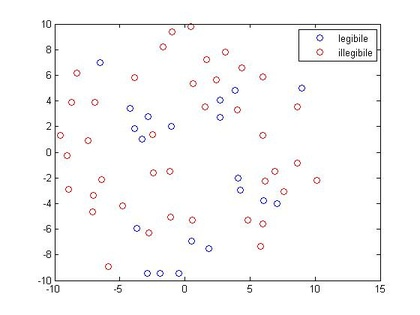
%> input picture FeatureVisualization/feature_visualization_k_expanded.jpg, 420 x 315 px, shrunk from 560 x 420 before the run
$ octave --eval "result = png2poly('../FeatureVisualization/feature_visualization_k_expanded.jpg');"   (GNU Octave 9; MATLAB toolbox functions it lacks are replaced by stand-ins)
%> lines starting %> are read from the running program, lines starting %| are printed output that depends on the picture; in (x1, y1, x2, y2) boxes, pixels count from 0 and x2, y2 are one past the last pixel; in counts of white or black regions, pixels touching at a corner belong together; the program's own positions count from 1
function [poly] = png2poly(filename,smooth_iters,max_points)
% PNG2POLY Read a png file and use it's alpha mask to define a polygon
%
% [V,E,H] = png2poly(filename)
% [V,E,H] = png2poly(filename,smooth_iters,max_points)
%
% Inputs:
%   filename  path to .png file
%   smooth_iters  optional number of smoothing iterations to perform on output
%     polygon, {0}
%   max_points  optional number of maximum points along boundary, {inf}
% Outputs
%   V  #V by 2 list of polygon vertices, note that y-coordinates will be
%     "flipped" with respect to the image if you think of the image rows as
%     counting from 0 at the top left corner to size(im,1) at the bottom
%     right corner
%   E  #E by 2 list of polygon edge indices
%   H  #H by 2 list of hole positions
%
% Copyright 2011, Alec Jacobson (jacobson@inf.ethz.ch)
%
% See also: mask2poly, png2objandtga, png2mesh
%


%=========================================================================
% USE THIS IF USING ALPHA LAYER AS MASK (i.e. transparent png)
%=========================================================================
% read in .png file with alpha layer
%    [img,map,alpha] = imread(filename);
% let shape be area with alpha > 128
%    alpha = 255*( alpha > 128);
% get polygon from alpha mask
%    poly = mask2poly(alpha);
%=========================================================================
% USE THIS IF USING *INVERTED* BLACK/WHITE IMAGE
%=========================================================================
% Thresholds the image and converts it to binary black/white
img = imread(filename);
%> img is the input picture: size 315x420x3 uint8; mean R, G, B 249.7, 249.4, 249.5
gray = rgb2gray(img);
level = graythresh(gray);
%> level = 0.733
alpha = im2bw(gray,level);
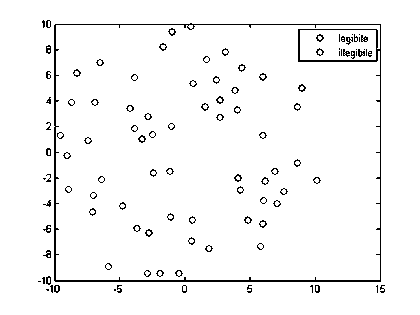
%> alpha: size 315x420 logical; 96.7% white; black in thin lines or dots, all inside (x1, y1, x2, y2) = (38, 20, 385, 293)
poly = mask2poly(alpha);
%> poly = 174 items; first 5, hole: false, true, true, true, true
%=========================================================================

if exist('smooth_iters','var')
    % handle smooth of each component separately, *before* finding hole positions
    for component_index = 1:size(poly,2)
        % flip y-coordinates because matlab displays images with reversed
        % y-direction, but displays meshes with normal y-direction
        poly(component_index).y = size(alpha,1)-poly(component_index).y;
        component_size = size(poly(component_index).x,1);
        % this will probably not just work for non closed loops
        i = [ ...
            1:component_size ...
            [component_size 1:(component_size-1)] ...
            1:component_size ];
        j = [
            [component_size 1:(component_size-1)] ...
            1:component_size ...
            1:component_size ];
        v = [ ...
            0.5*ones(1,component_size) ...
            0.5*ones(1,component_size) ...
            -1*ones(1,component_size)];
        % normalized laplacian matrix
        L = sparse(i,j,v,component_size,component_size);
        for iteration = 1:smooth_iters
            % simple 1.0 parameter
            poly(component_index).x = ...
                [1.0*L * poly(component_index).x + poly(component_index).x];
            poly(component_index).y = ...
                [1.0*L * poly(component_index).y + poly(component_index).y];
        end
    end
end


% total number of vertices
n = size(cat(1,poly.x),1);
%> n = 8908
while(n > max_points)
    % downsample each component
    for component_index = 1:size(poly,2)
        if(n < max_points)
            break;
        end
        if(exist('max_points'))
            % reduce number of points by half
            poly(component_index).x = poly(component_index).x(1:2:end);
            poly(component_index).y = poly(component_index).y(1:2:end);
            component_size = size(poly(component_index).x,1);
        end
        % compute new total number of points
        n = size(cat(1,poly.x),1);
    end
end
%> this loop made 0 passes

% convert poly struct to V,E,H
%[V,E,H] = poly2VEH(poly);
end
%> (the run ends here)
